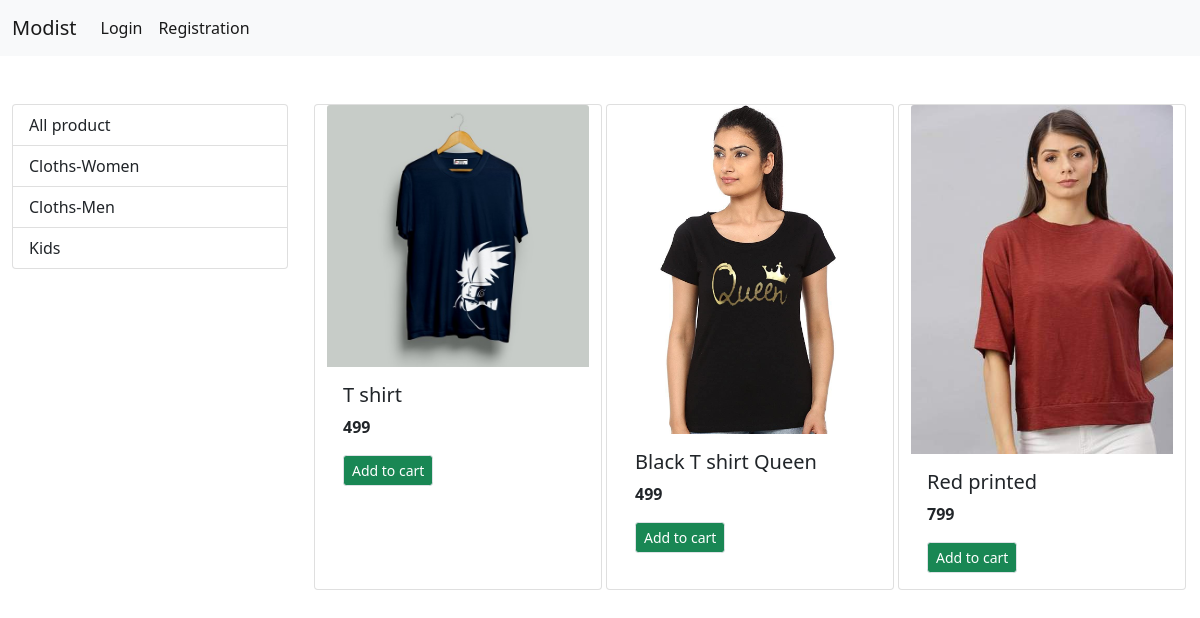
/?category=1, run on the app's committed database.
### store/models/category.py (models this page shows, shortened)
class Category(models.Model):
    name = models.CharField(max_length=50)
    @staticmethod
    def get_cat():
        return Category.objects.all()

### store/models/product.py (models this page shows, shortened)
class Product(models.Model):
    name = models.CharField(max_length=100)
    category = models.ForeignKey(Category, on_delete=models.CASCADE,default=1)
    price = models.IntegerField(default=0)
    description = models.CharField(max_length=200, default='',null=True, blank=True)
    image = models.ImageField(upload_to='uploads/products/')
    @staticmethod
    def get_products_byId(category_id):
        if category_id:
            return Product.objects.filter(category = category_id)
        else:
            return Product.get_products()

### store/views.py (the view, shortened to what this page needs)
# urls.py: path('', Index.as_view(),name="indexpage"),
class Index(View):
    def get(self, request):
        products = None
        cat = Category.get_cat()
        catId = request.GET.get('category')
        if catId:
            products = Product.get_products_byId(catId)
        else:
            products = Product.get_products()
        data = {}
        data['products'] = products
        data['cat'] = cat
        print("You are : ", request.session.get('UserEmail_id'))
        return render(request, 'index.html', data)

### store/templates/index.html (shortened to what this page needs)
{% extends 'base.html'%}
{% block content %}
<div class="container-fluid mt-5">
    <div class="row">
      <div class="col-lg-3 mx-auto">
          <div class="list-group">
            <a href="/" class="list-group-item list-group-item-action">All product</a>
            {% for cate in cat %}
            <a href="/?category={{cate.id}}" class="list-group-item list-group-item-action">{{cate.name}}</a>
            {% endfor %}
          </div>
      </div>
      <div id="products" class="col-lg-9 mx-auto">
        <div class="row mx-auto" >
          {% for prd in products %}
      <div class="card mx-auto mb-3" style="width: 18rem;">
        <img src="{{prd.image.url}}" class="card-img-top" alt="...">
        <div class="card-body">
          <h5 class="card-title">{{prd.name}}</h5>
          <p class="card-text"><b>{{prd.price}}</b></p>
          <form action="/" method="POST">
          <input type="submit" class="btn btn-success border btn-sm" value="Add to cart">
          </form>
        </div>
      </div>
      {% endfor %}
        </div>
      </div>
    </div>
  </div>
{% endblock%}

### data on the page
Category: name "Cloths-Women"
Category: name "Cloths-Men"
Category: name "Kids"
Product: image (picture), name "T shirt", price "499"
Product: image (picture), name "Black T shirt Queen", price "499"
Product: image (picture), name "Red printed", price "799"
